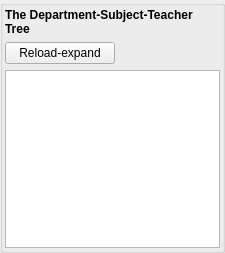
                      <widget class="QGroupBox" name="groupBox_12">
                       <property name="minimumSize">
                        <size>
                         <width>225</width>
                         <height>0</height>
                        </size>
                       </property>
                       <property name="maximumSize">
                        <size>
                         <width>225</width>
                         <height>16777215</height>
                        </size>
                       </property>
                       <property name="title">
                        <string/>
                       </property>
                       <layout class="QVBoxLayout" name="verticalLayout_37">
                        <property name="leftMargin">
                         <number>2</number>
                        </property>
                        <property name="topMargin">
                         <number>2</number>
                        </property>
                        <property name="rightMargin">
                         <number>2</number>
                        </property>
                        <property name="bottomMargin">
                         <number>2</number>
                        </property>
                        <item>
                         <widget class="QLabel" name="label_83">
                          <property name="font">
                           <font>
                            <pointsize>9</pointsize>
                            <weight>75</weight>
                            <bold>true</bold>
                           </font>
                          </property>
                          <property name="text">
                           <string>The Department-Subject-Teacher Tree</string>
                          </property>
                          <property name="alignment">
                           <set>Qt::AlignLeading|Qt::AlignLeft|Qt::AlignVCenter</set>
                          </property>
                          <property name="wordWrap">
                           <bool>true</bool>
                          </property>
                         </widget>
                        </item>
                        <item>
                         <widget class="QPushButton" name="expand_fac_courses_teachers_tree_btn">
                          <property name="maximumSize">
                           <size>
                            <width>110</width>
                            <height>16777215</height>
                           </size>
                          </property>
                          <property name="text">
                           <string>Reload-expand</string>
                          </property>
                         </widget>
                        </item>
                        <item>
                         <widget class="QTreeWidget" name="faculty_course_teacher_tree">
                          <property name="alternatingRowColors">
                           <bool>false</bool>
                          </property>
                          <property name="headerHidden">
                           <bool>true</bool>
                          </property>
                          <property name="columnCount">
                           <number>1</number>
                          </property>
                          <attribute name="headerVisible">
                           <bool>false</bool>
                          </attribute>
                          <column>
                           <property name="text">
                            <string notr="true">1</string>
                           </property>
                          </column>
                         </widget>
                        </item>
                       </layout>
                      </widget>
